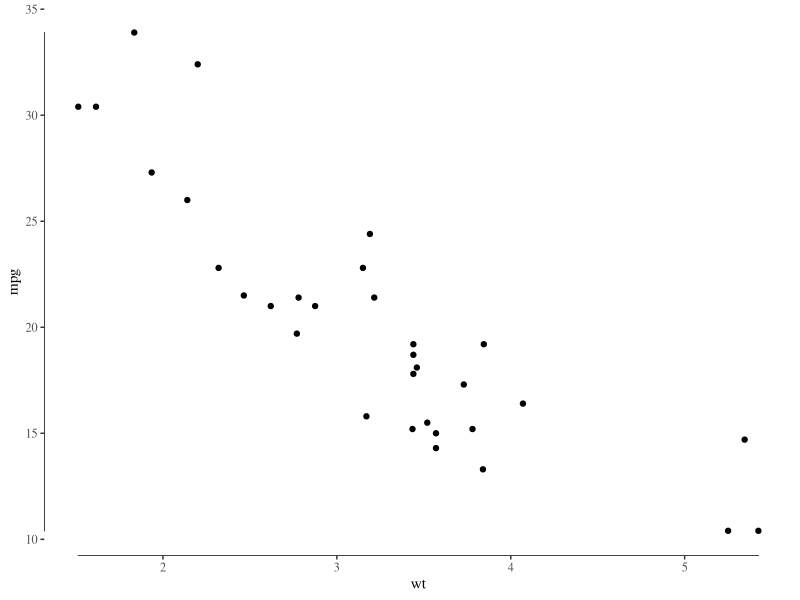
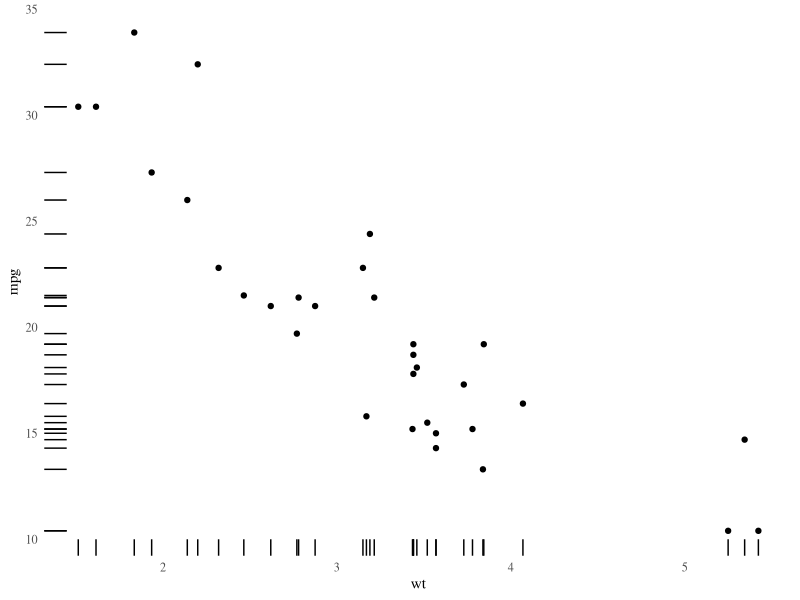

Generate these figures, in order, with R:
## ---- chunk 1
library(ggplot2)
library(ggthemes)
## ---- chunk 2
# with ticks and range frames
(ggplot(mtcars, aes(wt, mpg))
 + geom_point() + geom_rangeframe()
 + theme_tufte())
# with geom_rug
(ggplot(mtcars, aes(wt, mpg))
 + geom_point() + geom_rug()
 + theme_tufte(ticks=FALSE))
## Not run: 
##D ## Using the Bembo serif family
##D library(extrafont)
##D (ggplot(mtcars, aes(wt, mpg))
##D  + geom_point() + geom_rangeframe()
##D  + theme_tufte(base_family='BemboStd'))
##D ## Using the Gill Sans sans serif family
##D (ggplot(mtcars, aes(wt, mpg))
##D  + geom_point() + geom_rangeframe()
##D  + theme_tufte(base_family='GillSans'))
## End(Not run)
